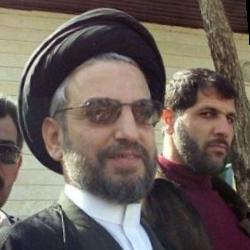
#> input picture lfw_deepfunneled/Abdel_Aziz_Al_Hakim_0001.jpg, 250 x 250 px
$ python cau5.py
#> lines starting #> are read from the running program, lines starting #| are printed output that depends on the picture
import numpy as np
import pandas as pd
import matplotlib.pyplot as plt

def run_image_compression(image_path):
    # Cố định seed
    print(" BÀI TOÁN NÉN VÀ TÁI TẠO ẢNH BẰNG PCA")
    print("-" * 50)

    img_raw = plt.imread(image_path)
#> img_raw is the input picture: shape (250, 250, 3); mean R, G, B 107.3, 96, 90.2

    # Chuẩn hóa từ 0 - 255 về 0 - 1
    if img_raw.max() > 1.0:
        img_raw = img_raw / 255.0

    # Đổi RGB sang GrayScale
    if len(img_raw.shape) == 3:
        if img_raw.shape[2] == 4:
            # XỬ LÝ ẢNH 4 KÊNH (RGBA)
            alpha = img_raw[..., 3:]
            rgb = img_raw[..., :3]
            bg_color = np.array([1.0, 1.0, 1.0])

            # Công thức Alpha Compositing: Pixel_mới = RGB * Alpha + Nền * (1 - Alpha)
            img_rgb = rgb * alpha + bg_color * (1.0 - alpha)
        else:
            # ẢNH 3 KÊNH (RGB)
            img_rgb = img_raw[..., :3]

        # Chuyển RGB sang Grayscale
        X_gray = np.dot(img_rgb, [0.2989, 0.5870, 0.1140])
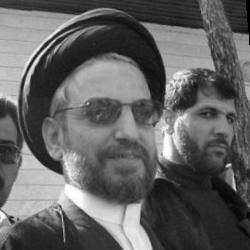
#> X_gray: shape (250, 250) float64; min 0, max 0.999, mean 0.387
    else:
        # ẢNH 1 KÊNH (Đã là Grayscale sẵn)
        X_gray = img_raw

    # Xem ảnh
    # plt.imshow(X_gray, cmap='gray')
    # plt.show()

    # Chuẩn hóa dữ liệu
    X = np.array(X_gray, dtype=np.float64)
    mean_vector = np.mean(X, axis=0)
#> mean_vector = 250 values, max 0.549 at index 24, min 0.252 at index 231, mean 0.387
    X_centered = X - mean_vector

    print(f"Kích thước ma trận ảnh gốc: {X.shape}")
#| Kích thước ma trận ảnh gốc: (250, 250)

    # Tính toán PCA
    cov_matrix = np.dot(X_centered.T, X_centered) / (X.shape[0] - 1)
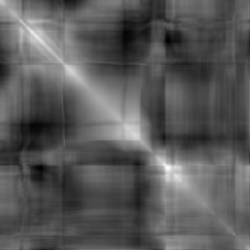
#> cov_matrix: shape (250, 250) float64; min -0.0409, max 0.0885, mean 0.00436; drawn with min black and max white
    eigenvalues, eigenvectors = np.linalg.eigh(cov_matrix)
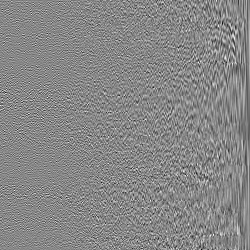
#> eigenvectors: shape (250, 250) float64; min -0.334, max 0.295, mean -0.000398; drawn with min black and max white
#> eigenvalues = 250 values from 6.3e-18 to 3.04

    idx = np.argsort(eigenvalues)[::-1]
#> idx = 250 values, max 249 at index 0, min 0 at index 249, mean 124.5
    eigenvectors = eigenvectors[:, idx]
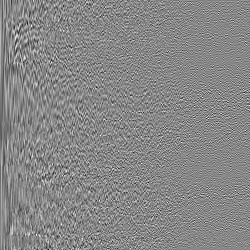
#> eigenvectors: shape (250, 250) float64; min -0.334, max 0.295, mean -0.000398; drawn with min black and max white

    # Các giá trị k thử nghiệm
    k_list = [2, 5, 10, 20, 50, 100, 200]

    fig, axes = plt.subplots(2, 4, figsize=(16, 8))
    axes = axes.ravel()

    # Ảnh gốc ô 1
    axes[0].imshow(X, cmap='gray')
    axes[0].set_title("Ảnh gốc ")
    axes[0].axis('off')

    for i, k in enumerate(k_list):
        U_k = eigenvectors[:, :k]

        # Giảm chiều (compress)
        X_reduced = np.dot(X_centered, U_k)

        # Tái tạo lại ảnh gốc từ ảnh bị giảm chiều
        X_reconstructed = np.dot(X_reduced, U_k.T) + mean_vector

        # Đánh giá dựa trên lỗi tái tạo (MSE)
        mse = np.mean((X_centered - X_reconstructed) ** 2)
        print(f"- Với k = {k:3d} | Lỗi tái tạo (MSE): {mse:.4f}")

        # Vẽ ảnh lên
        axes[i + 1].imshow(X_reconstructed, cmap='gray')
        axes[i + 1].set_title(f"Tái tạo k={k}\nMSE: {mse:.4f}")
        axes[i + 1].axis('off')
#> this loop made 7 passes
#> mse on passes 1 to 7: 0.182, 0.167, 0.162, 0.159, 0.157, 0.156, 0.156
#| - Với k =   2 | Lỗi tái tạo (MSE): 0.1816
#| - Với k =   5 | Lỗi tái tạo (MSE): 0.1672
#| - Với k =  10 | Lỗi tái tạo (MSE): 0.1616
#| - Với k =  20 | Lỗi tái tạo (MSE): 0.1585
#| - Với k =  50 | Lỗi tái tạo (MSE): 0.1566
#| - Với k = 100 | Lỗi tái tạo (MSE): 0.1563
#| - Với k = 200 | Lỗi tái tạo (MSE): 0.1562
#> pass 1, in run_image_compression, `X_reconstructed = np.dot(X_reduced, U_k.T) + mean_vector`:
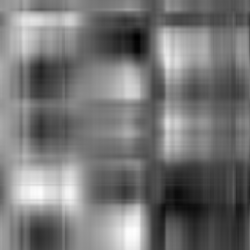
#> X_reconstructed: shape (250, 250) float64; min -0.0371, max 0.88, mean 0.387; drawn with min black and max white
#> after the loop:
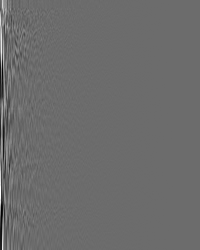
#> X_reduced: shape (250, 200) float64; min -2.65, max 3.59, mean -1.67e-17; drawn with min black and max white

    axes[-1].axis('off')
    plt.tight_layout()
    plt.savefig('cau5.png', dpi=300)
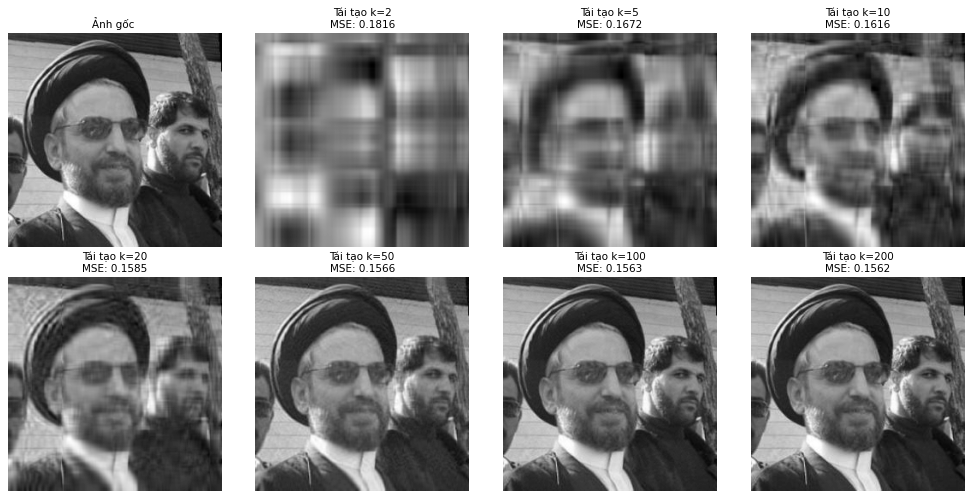
#> figure drawn by matplotlib, 8 panels

    plt.show()

if __name__ == "__main__":
    image_path = './lfw_deepfunneled/Abdel_Aziz_Al_Hakim_0001.jpg'
    run_image_compression(image_path)
